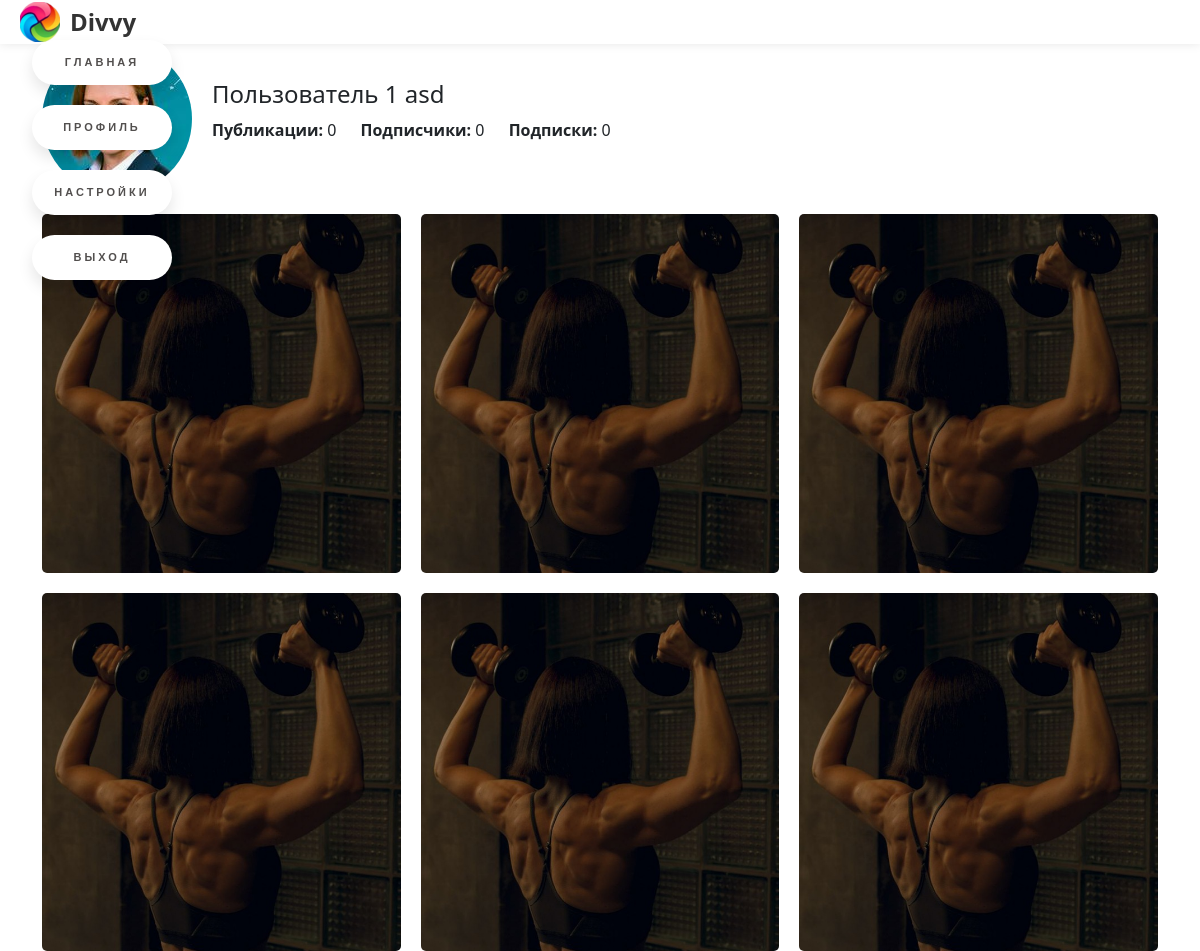
/user/afdas, run on the app's committed database.
### data/users.py (models this page shows, shortened)
class User(SqlAlchemyBase, UserMixin):
    __tablename__ = 'users'
    id = sqlalchemy.Column(sqlalchemy.Integer, primary_key=True, autoincrement=True)
    email = sqlalchemy.Column(sqlalchemy.String, index=True, unique=True, nullable=True)
    name = sqlalchemy.Column(sqlalchemy.String, nullable=True)
    surname = sqlalchemy.Column(sqlalchemy.String, nullable=True)
    nickname = sqlalchemy.Column(sqlalchemy.String, nullable=True)
    birthday = sqlalchemy.Column(sqlalchemy.Integer, nullable=True)
    hashed_password = sqlalchemy.Column(sqlalchemy.String, nullable=True)
    modified_date = sqlalchemy.Column(sqlalchemy.DateTime, default=datetime.datetime.now)
    description = sqlalchemy.Column(sqlalchemy.String, default="")
    avatar = sqlalchemy.Column(sqlalchemy.String, default="/static/img/avatars/default_avatar.png")
    subscribers = sqlalchemy.Column(sqlalchemy.Integer, default=0)
    subscriptions = sqlalchemy.Column(sqlalchemy.Integer, default=0)
    posts = sqlalchemy.Column(sqlalchemy.Integer, default=0)

### main.py (the view)
@app.route('/user/<nickname>')
def user_profile(nickname):
    db_sess = db_session.create_session()
    user = db_sess.query(User).filter(User.nickname == nickname).first()
    values = {
        "title": f"Профиль {nickname}",
        "nickname": nickname,
        "user": user
    }
    return render_template("profile.html", **values)

### data/db_session.py (called while the page is built)
def create_session() -> Session:
    global __factory
    return __factory()

### templates/profile.html (shortened to what this page needs)
{% extends "base.html" %}
{% block content %}
<div class="sidenav">
    <ul>
      <li><a class="navigate-button" href="/">Главная</a></li>
      <li><a class="navigate-button" href="/">Профиль</a></li>
      <li><a class="navigate-button" href="/">Настройки</a></li>
      <li><a class="navigate-button" href="/logout">Выход</a></li>
    </ul>
</div>
<main>
  <div class="profile-header">
    <div class="profile-avatar">
    </div>
    <div class="profile-info">
      <h1>{{user.name}} {{user.surname}}</h1>
      <ul>
        <li><strong>Публикации:</strong> {{user.posts}} </li>
        <li><strong>Подписчики:</strong> {{user.subscribers}} </li>
        <li><strong>Подписки:</strong> {{user.subscriptions}} </li>
      </ul>
    </div>
  </div>
  <div class="profile-gallery">
    <div class="gallery-item">
      <img src="/static/img/image.jpg" alt="Изображение 1">
    </div>
    <div class="gallery-item">
      <img src="/static/img/image.jpg" alt="Изображение 2">
    </div>
    <div class="gallery-item">
      <img src="/static/img/image.jpg" alt="Изображение 3">
    </div>
    <div class="gallery-item">
      <img src="/static/img/image.jpg" alt="Изображение 4">
    </div>
    <div class="gallery-item">
      <img src="/static/img/image.jpg" alt="Изображение 5">
    </div>
    <div class="gallery-item">
      <img src="/static/img/image.jpg" alt="Изображение 6">
    </div>
  </div>
</main>
{% endblock %}

### static/css/style.css (style rules this page uses)
.profile-header { display: flex; align-items: center; margin-bottom: 20px; }
.profile-avatar { margin-right: 20px; overflow: hidden; border-radius: 50%; }
.profile-info h1 { font-size: 24px; margin: 0; margin-bottom: 10px; }
.profile-info ul { margin: 0; padding: 0; list-style: none; }
.profile-info li { display: inline-block; margin-right: 20px; font-size: 16px; }
.profile-gallery { display: grid; grid-template-columns: repeat(3, 1fr); grid-gap: 20px; }
.gallery-item img { width: 100%; height: auto; display: block; border-radius: 5px; }
.navigate-button { text-decoration: none; display: inline-block; width: 140px; height: 45px; line-height: 45px; border-radius: 45px; margin-top: 20px; font-family: 'Montserrat', sans-serif; font-size: 11px; text-transform: uppercase; text-align: center; letter-spacing: 3px; font-weight: 600; color: #524f4e; background: white; box-shadow: 0 8px 15px rgba(0, 0, 0, .1); transition: .3s; }
.sidenav { height: 100%; position: fixed; z-index: 1; top: 0; left: 0; padding-top: 20px; }
ul { list-style-type: none; }

### data on the page
User: name "Пользователь 1", surname "asd", posts "0", subscribers "0", subscriptions "0"
